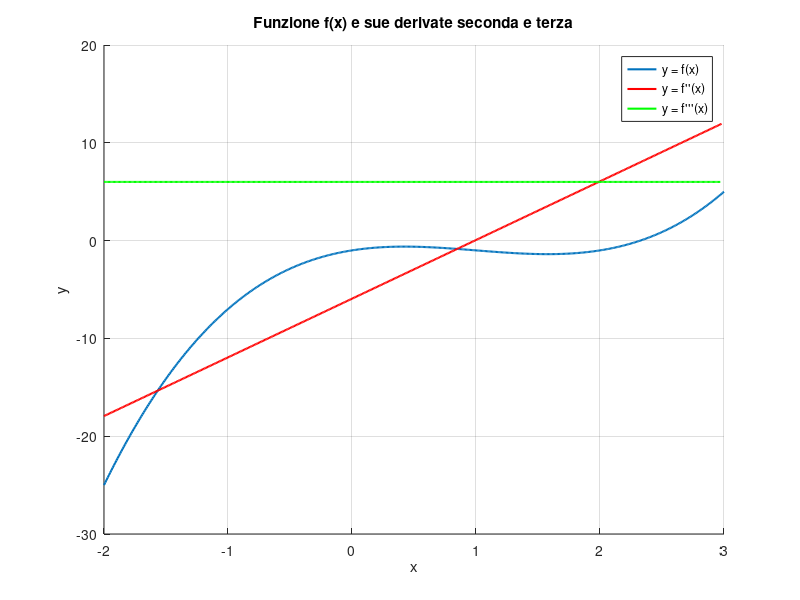

Reproduce this figure in MATLAB.
% Esempio di determinazione della derivata seconda di una funzione
%
% M. Scarpiniti (Dip. DIET - Sapienza Università di Roma)

x = -2:0.01:3;
y = x.^3 - 3*x.^2 + 2*x - 1;
Dx  = diff(x);
D2y = diff(y, 2);
D3y = diff(y, 3);
d2  = D2y./Dx(1:end-1).^2;
d3  = D3y./Dx(1:end-2).^3;
figure;
hold on;
grid on;
plot(x, y, 'LineWidth', 1.5);
plot(x(1:end-2), d2, 'r', 'LineWidth', 1.5);
plot(x(1:end-3), d3, 'g', 'LineWidth', 1.5);
title('Funzione f(x) e sue derivate seconda e terza');
xlabel('x');
ylabel('y');
legend('y = f(x)', 'y = f''''(x)', 'y = f''''''(x)');